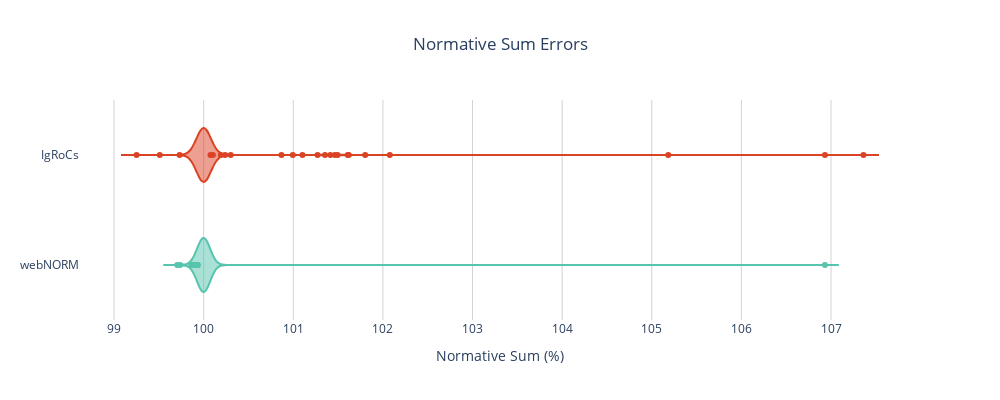

Notebook code for this chart:
### Code cell
data = []

data.append(
    go.Violin(
        x=web_norms_lemaitre[norm_minerals].sum(axis=1),
        name='webNORM',
        line_color='#57C4AD'
    )
)


data.append(
    go.Violin(
        x=igrocs_norms_lemaitre[norm_minerals].sum(axis=1),
        name='IgRoCs',
        line_color='#DB4325'

    )
)


fig=go.Figure(data=data)

fig.update_layout(height=400, width=1000, showlegend=False, title_text="Normative Sum Errors", plot_bgcolor='rgba(0,0,0,0)', title_x=0.5)

fig.update_xaxes(
                gridcolor='lightgrey',
                title='Normative Sum (%)'
                )

fig.show()
fig.write_image('figures/Normative Sum Errors.svg')

### Figure 1 — Plotly figure (JSON) as saved in the notebook; plotly's stock layout.template omitted (floating-point values rounded to 4 significant figures; data arrays with more than 128 entries replaced by an {"elided": "..."} marker saying what was removed)
{"data": [{"line": {"color": "#57C4AD"}, "name": "webNORM", "type": "violin", "x": {"elided": "498 float values"}}, {"line": {"color": "#DB4325"}, "name": "IgRoCs", "type": "violin", "x": {"elided": "498 float values"}}], "layout": {"height": 400, "plot_bgcolor": "rgba(0,0,0,0)", "showlegend": false, "title": {"text": "Normative Sum Errors", "x": 0.5}, "width": 1000, "xaxis": {"gridcolor": "lightgrey", "title": {"text": "Normative Sum (%)"}}}}
